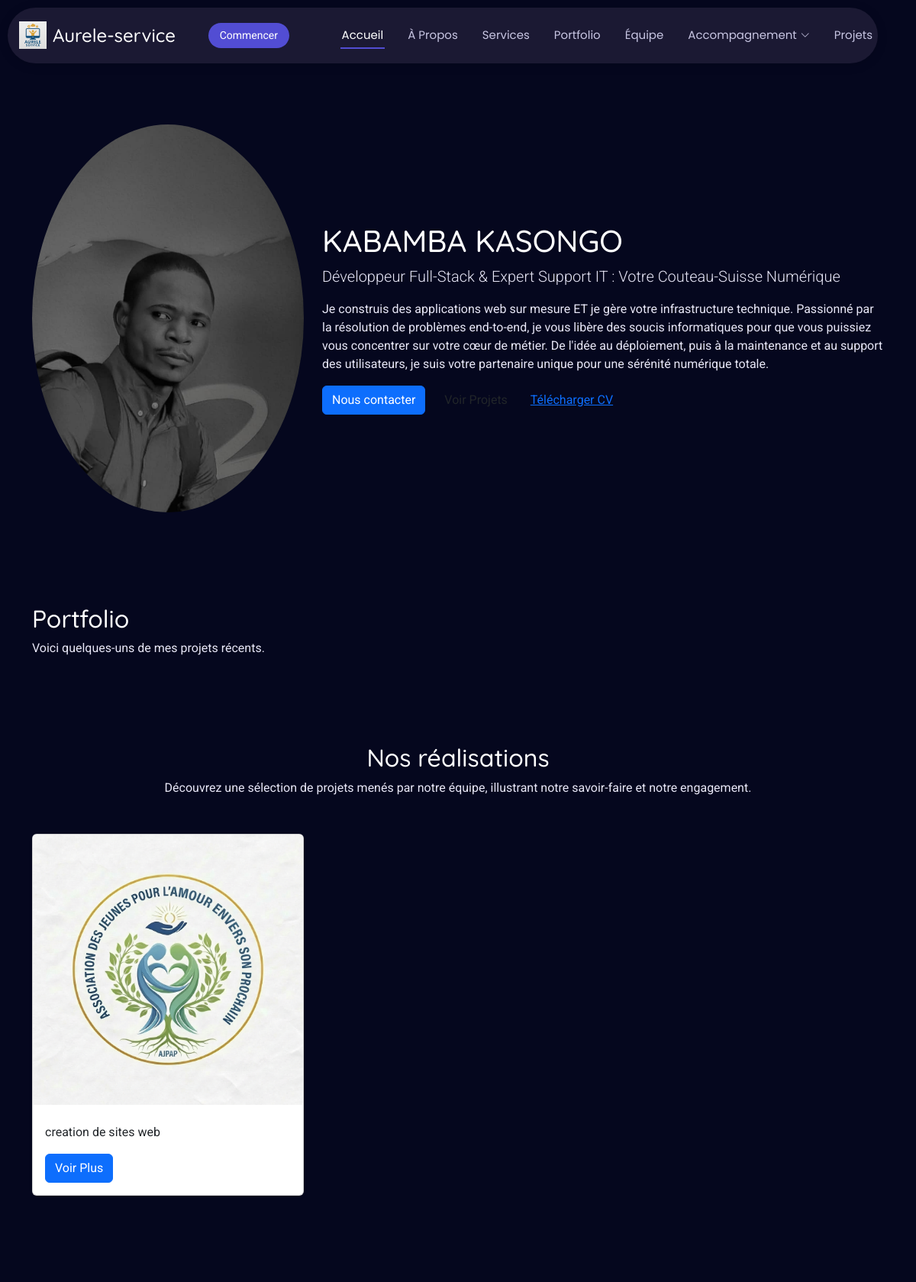
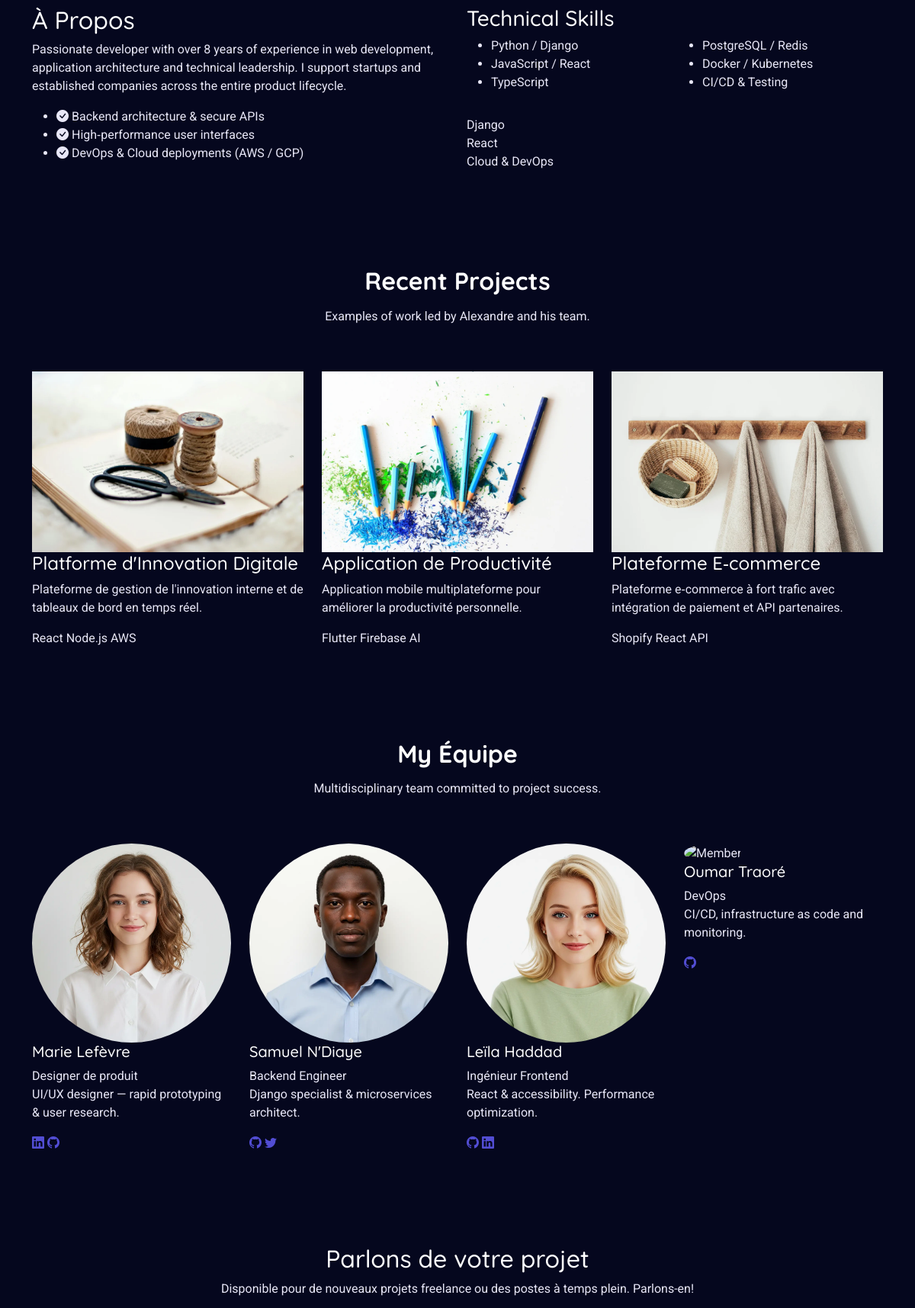
The page /portfolio/ (upper part) on the database its author committed (2 pictures, top to bottom).
### management/models.py (models this page shows, shortened)
class Portfolio(models.Model):
    title = models.CharField(max_length=200)
    name = models.CharField(max_length=200)
    description = models.TextField()
    image = models.ImageField(upload_to='portfolio_images/')
    tech_stack = models.CharField(max_length=200)
    date_created = models.DateTimeField(auto_now_add=True)
    class Meta:
        ordering = ['-date_created']

class Project(models.Model):
    name = models.CharField(max_length=100)
    description = models.TextField()
    image = models.ImageField(upload_to='project_images/')  # Assuming image is represented by a file path or similar
    category = models.ForeignKey(ProjectCategory, on_delete=models.CASCADE)
    date_created = models.DateTimeField(auto_now_add=True)
    module = models.CharField(max_length=100, default='General', blank=True, null=True)
    module1 = models.CharField(max_length=100, default='General', blank=True, null=True)
    module2 = models.CharField(max_length=100, default='General', blank=True, null=True)

### management/views.py (the view)
# urls.py: path('portfolio/', portfolio, name='portfolio'),
def portfolio(request):
    portfolios = Portfolio.objects.all()
    projects = Project.objects.all()
    context = {
        'projects': projects,
        'portfolios': portfolios
    }
    return render(request, 'pages/portfolio.html', context)

### templates/pages/portfolio.html (shortened to what this page needs)
{% extends 'base.html' %}
{% load static %}
{% block content %}
<main class="main">
  <section class="dev-hero section text-center" data-aos="fade-up">
    <div class="container">
      {% for portfolio in portfolios %}
      <div class="row align-items-center">
        <div class="col-lg-4">
          <div class="avatar">
            <img src="{{ portfolio.image.url }}" alt="Developer" class="img-fluid rounded-circle">
          </div>
        </div>
        <div class="col-lg-8 text-start">
          <h1>{{ portfolio.name }}</h1>
          <p class="lead">{{ portfolio.title }}</p>
          <p>{{ portfolio.description }}</p>
          <div class="hero-links mt-3">
            <a href="{% url 'envois' %}" class="btn btn-primary me-2">Nous contacter</a>
            <a href="#" class="btn btn-outline">Voir Projets</a>
            <a href="#" class="btn btn-link">Télécharger CV</a>
          </div>
        </div>
      </div>
      {% endfor %}
    </div>
  </section>
  <section id="portfolio" class="portfolio section">
    <div class="container" data-aos="fade-up">
      <div class="section-header">
        <h2>Portfolio</h2>
        <p>Voici quelques-uns de mes projets récents.</p>
      </div>
    </div>
  </section>
  <section id="projects" class="projects">
    <div class="container" data-aos="fade-up">
      <div class="section-header text-center mb-5">
        <h2>Nos réalisations</h2>
        <p>Découvrez une sélection de projets menés par notre équipe, illustrant notre savoir-faire et notre
          engagement.</p>
      </div>
      <div class="row gy-4">
        {% for project in projects %}
        <div class="col-lg-4 col-md-6">
          <div class="card h-100 shadow-sm">
            <img src="{{ project.image.url }}" class="card-img-top" alt="{{ project.title }}">
            <div class="card-body">
              <p class="card-text">{{ project.description }}</p>
              <a href="{% url 'project_detail' project.id %}" class="btn btn-primary">Voir Plus</a>
            </div>
          </div>
        </div>
        {% endfor %}
      </div>
    </div>
  </section>
  <section id="about-dev" class="about section">
    <div class="container" data-aos="fade-up">
      <div class="row gy-4">
        <div class="col-lg-6">
          <h2>À Propos</h2>
          <p>Passionate developer with over 8 years of experience in web development, application architecture and
            technical leadership. I support startups and established companies across the entire product lifecycle.</p>
          <ul class="features-list">
            <li><i class="bi bi-check-circle-fill"></i> Backend architecture & secure APIs</li>
            <li><i class="bi bi-check-circle-fill"></i> High‑performance user interfaces</li>
            <li><i class="bi bi-check-circle-fill"></i> DevOps & Cloud deployments (AWS / GCP)</li>
          </ul>
        </div>
        <div class="col-lg-6">
          <h3>Technical Skills</h3>
          <div class="row g-2">
            <div class="col-6">
              <ul class="skill-list">
                <li>Python / Django</li>
                <li>JavaScript / React</li>
                <li>TypeScript</li>
              </ul>
            </div>
            <div class="col-6">
              <ul class="skill-list">
                <li>PostgreSQL / Redis</li>
                <li>Docker / Kubernetes</li>
                <li>CI/CD & Testing</li>
              </ul>
            </div>
          </div>
          <div class="skill-bars mt-3">
            <div class="skill">
              <div class="skill-name">Django</div>
            </div>
            <div class="skill">
              <div class="skill-name">React</div>
            </div>
            <div class="skill">
              <div class="skill-name">Cloud & DevOps</div>
            </div>
          </div>
        </div>
      </div>
    </div>
  </section>
  <section id="projects" class="portfolio section">
    <div class="container" data-aos="fade-up">
      <div class="section-title">
        <h2>Recent Projects</h2>
        <p>Examples of work led by Alexandre and his team.</p>
      </div>
      <div class="row gy-4">
        <div class="col-lg-4">
          <div class="portfolio-card">
            <img src="{% static 'assets/img/portfolio/portfolio-7.webp' %}" class="img-fluid" alt="Digital Innovation">
            <div class="portfolio-body">
              <h4>Platforme d'Innovation Digitale</h4>
              <p>Plateforme de gestion de l'innovation interne et de tableaux de bord en temps réel.</p>
              <div class="tech"><span>React</span> <span>Node.js</span> <span>AWS</span></div>
            </div>
          </div>
        </div>
        <div class="col-lg-4">
          <div class="portfolio-card">
            <img src="{% static 'assets/img/portfolio/portfolio-8.webp' %}" class="img-fluid" alt="Productivity App">
            <div class="portfolio-body">
              <h4>Application de Productivité</h4>
              <p>Application mobile multiplateforme pour améliorer la productivité personnelle.</p>
              <div class="tech"><span>Flutter</span> <span>Firebase</span> <span>AI</span></div>
            </div>
          </div>
        </div>
        <div class="col-lg-4">
          <div class="portfolio-card">
            <img src="{% static 'assets/img/portfolio/portfolio-11.webp' %}" class="img-fluid" alt="E-commerce">
            <div class="portfolio-body">
              <h4>Plateforme E‑commerce</h4>
              <p>Plateforme e‑commerce à fort trafic avec intégration de paiement et API partenaires.</p>
              <div class="tech"><span>Shopify</span> <span>React</span> <span>API</span></div>
            </div>
          </div>
        </div>
      </div>
    </div>
  </section>
  <section id="team" class="team section">
    <div class="container" data-aos="fade-up">
      <div class="section-title">
        <h2>My Équipe</h2>
        <p>Multidisciplinary team committed to project success.</p>
      </div>
      <div class="row gy-4">
        <div class="col-lg-3 col-md-6">
          <div class="team-member">
            <img src="{% static 'assets/img/person/person-f-8.webp' %}" alt="Member" class="img-fluid rounded-circle">
            <h5>Marie Lefèvre</h5>
            <span>Designer de produit</span>
            <p>UI/UX designer — rapid prototyping & user research.</p>
            <div class="socials">
              <a href="#"><i class="bi bi-linkedin"></i></a>
              <a href="#"><i class="bi bi-github"></i></a>
            </div>
          </div>
        </div>
        <div class="col-lg-3 col-md-6">
          <div class="team-member">
            <img src="{% static 'assets/img/person/person-m-11.webp' %}" alt="Member" class="img-fluid rounded-circle">
            <h5>Samuel N'Diaye</h5>
            <span>Backend Engineer</span>
            <p>Django specialist & microservices architect.</p>
            <div class="socials">
              <a href="#"><i class="bi bi-github"></i></a>
              <a href="#"><i class="bi bi-twitter"></i></a>
            </div>
          </div>
        </div>
        <div class="col-lg-3 col-md-6">
          <div class="team-member">
            <img src="{% static 'assets/img/person/person-f-12.webp' %}" alt="Member" class="img-fluid rounded-circle">
            <h5>Leïla Haddad</h5>
            <span>Ingénieur Frontend</span>
            <p>React & accessibility. Performance optimization.</p>
            <div class="socials">
              <a href="#"><i class="bi bi-github"></i></a>
              <a href="#"><i class="bi bi-linkedin"></i></a>
            </div>
          </div>
        </div>
        <div class="col-lg-3 col-md-6">
          <div class="team-member">
            <img src="{% static 'assets/img/person/person-m-10.webp' %}" alt="Member" class="img-fluid rounded-circle">
            <h5>Oumar Traoré</h5>
            <span>DevOps</span>
            <p>CI/CD, infrastructure as code and monitoring.</p>
            <div class="socials">
              <a href="#"><i class="bi bi-github"></i></a>
            </div>
          </div>
        </div>
      </div>
    </div>
  </section>
  <section id="contact" class="contact-cta section text-center" data-aos="fade-up">
    <div class="container">
      <h2>Parlons de votre projet</h2>
      <p>Disponible pour de nouveaux projets freelance ou des postes à temps plein. Parlons-en!</p>
    </div>
  </section>
</main>
{% endblock content %}

### rows shown on the page
Portfolio: image (placeholder picture), name "KABAMBA KASONGO", title "Développeur Full-Stack & Expert Support IT : Votre Couteau-Suisse Numérique", description "Je construis des applications web sur mesure ET je gère votre infrastructure technique. Passionné par la résolution de problèmes end-to-end, je vous libère des soucis informatiques pour que vous puissiez vous concentrer sur votre cœur de métier. De l'idée au déploiement, puis à la maintenance et au support des utilisateurs, je suis votre partenaire unique pour une sérénité numérique totale."
Project: image (picture), description "creation de sites web"
